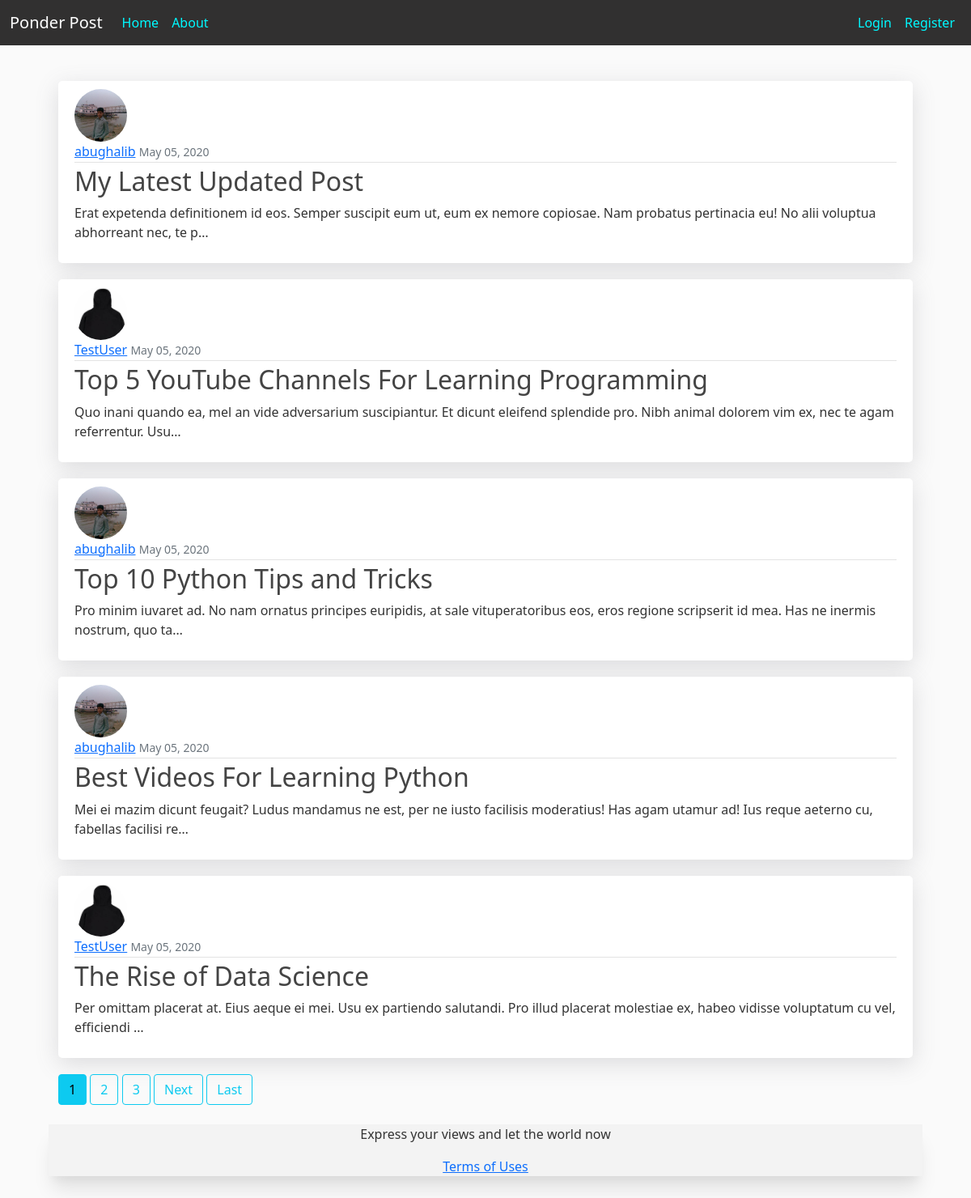
Before: / with the older database file.
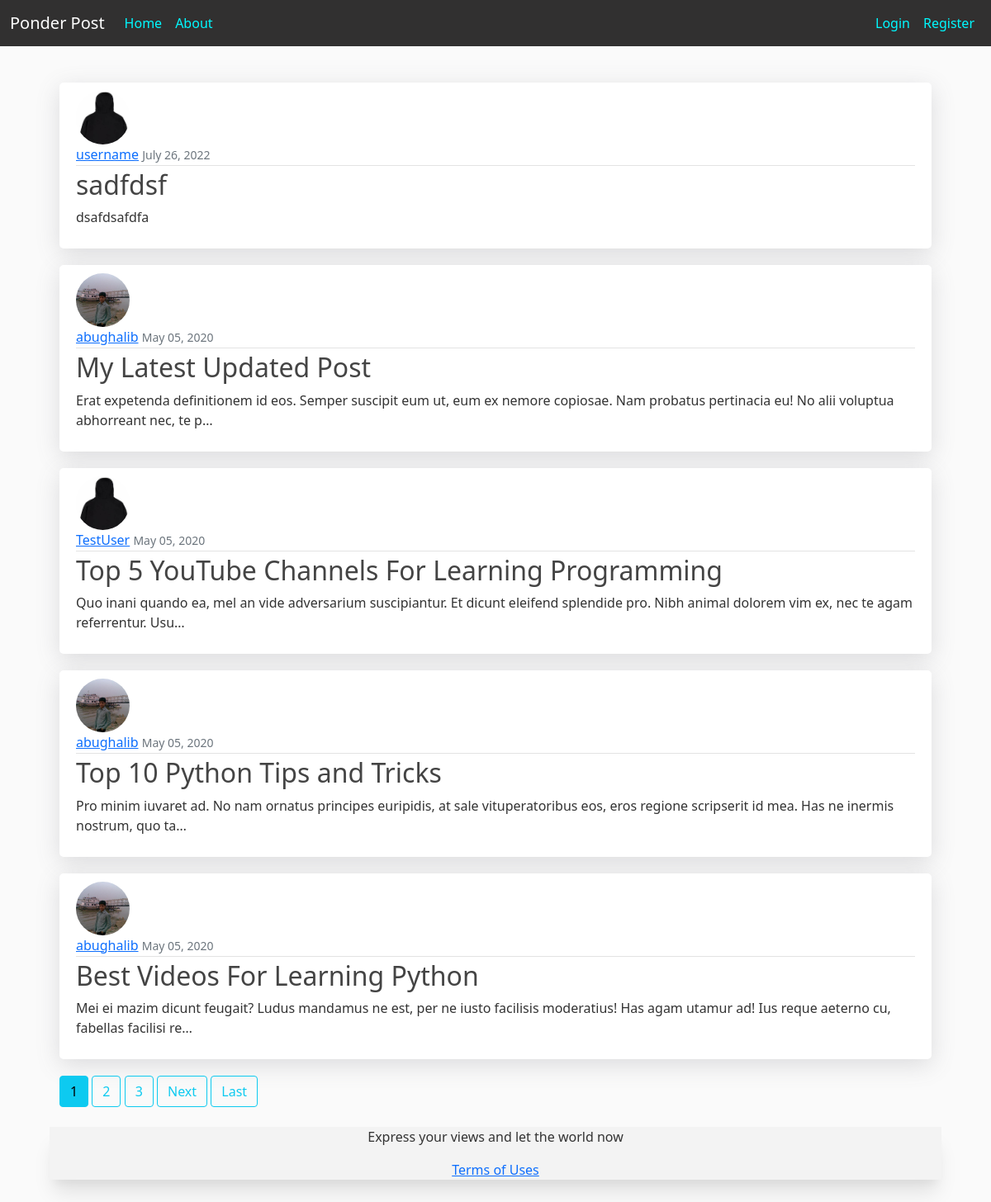
After: the same page with the newer database file.
### blog/models.py (models this page shows, shortened)
class Post(models.Model):
    title = models.CharField(max_length=100)
    content = models.TextField()
    date_posted = models.DateTimeField(default=timezone.now)
    author = models.ForeignKey(User, on_delete=models.CASCADE)

### users/models.py (models this page shows, shortened)
class Profile(models.Model):
    user = models.OneToOneField(User, on_delete=models.CASCADE)
    image = models.ImageField(default='default.jpg', upload_to='profile_pics')

### blog/views.py (the view)
# urls.py: path('', PostListView.as_view(), name='blog-home'),
class PostListView(ListView):
    model = Post
    template_name = 'blog/home.html'
    context_object_name = 'posts'
    ordering = ['-date_posted']
    paginate_by = 5

### templates/blog/home.html (shortened to what this page needs)
{% extends "blog/base.html" %}
{% block content %}
  {% for post in posts %}
    <article class="media content-section">
      <img class="rounded-circle article-img" src="{{ post.author.profile.image.url }}" alt="Profile Picture">
      <div class="media-body">
        <div class="article-metadata">
          <a class="link-primary" href="{% url 'user-posts' post.author.username %}">{{ post.author }}</a>
          <small class="text-muted">{{ post.date_posted|date:"F d, Y" }}</small>
        </div>
        <h2><a class="article-title" href="{% url 'post-detail' post.id %}">{{ post.title }}</a></h2>
        <p class="article-content">{{ post.content|truncatechars:150 }}</p>
      </div>
    </article>
  {% endfor %}
  {% if is_paginated %}
    {% for num in page_obj.paginator.page_range %}
      {% if page_obj.number == num %}
        <a class="btn btn-info mb-4" href="?page={{ num }}">{{ num }}</a>
      {% elif num > page_obj.number|add:'-3' and num < page_obj.number|add:'3' %}
        <a class="btn btn-outline-info mb-4" href="?page={{ num }}">{{ num }}</a>
      {% endif %}
    {% endfor %}
    {% if page_obj.has_next %}
      <a class="btn btn-outline-info mb-4" href="?page={{ page_obj.next_page_number }}">Next</a>
      <a class="btn btn-outline-info mb-4" href="?page={{ page_obj.paginator.num_pages }}">Last</a>
    {% endif %}
  {% endif %}
{% endblock content %}

### templates/blog/base.html (shortened to what this page needs)
{% load static %}
<!DOCTYPE html>
<html lang="en">
<head>
  <link href="https://cdn.jsdelivr.net/npm/bootstrap@5.0.2/dist/css/bootstrap.min.css" rel="stylesheet"
>
  <link rel="stylesheet" type="text/css" href="{% static 'blog/main.css' %}">
</head>
<body>
<header class="site-header">
  <nav class="navbar navbar-expand-lg navbar-dark bg-steel fixed-top">
    <div class="container-fluid">
      <a class="navbar-brand" href="{% url 'blog-home' %}">Ponder Post</a>
      <div class="collapse navbar-collapse nav-links" id="navbarNav">
        <div class="navbar-nav navbar-left">
          <a class="nav-item nav-link" href="{% url 'blog-home' %}">Home</a>
          <a class="nav-item nav-link" href="{% url 'blog-about' %}">About</a>
        </div>
        <div class="navbar-nav navbar-right">
          {% if user.is_authenticated %}
            <a class="nav-item nav-link" href="{% url 'post-create' %}">New Post</a>
            <a class="nav-item nav-link" href="{% url 'profile' %}">{{ user.username }}</a>
            <a class="nav-item nav-link" href="{% url 'logout' %}">Logout</a>
          {% else %}
            <a class="nav-item nav-link" href="{% url 'login' %}">Login</a>
            <a class="nav-item nav-link" href="{% url 'register' %}">Register</a>
          {% endif %}
        </div>
      </div>
    </div>
  </nav>
</header>
<main role="main" class="container">
  {% block content %}{% endblock %}
</main>
<footer class="footer">
  <p>Express your views and let the world now</p>
  <a href="{% url 'terms-of-uses' %}">Terms of Uses</a>
</footer>
</body>
</html>

### blog/static/blog/main.css (style rules this page uses)
body { background: #fafafa; color: #333333; margin: 100px 5%; }
h1, h2, h3, h4, h5, h6 { color: #444444; }
.bg-steel { background-color: #313030; }
.site-header .navbar-nav .nav-link { color: #00f9ff; }
.container { min-height: 100vh; }
.content-section { background: #ffffff; padding: 10px 20px; box-shadow: rgba(100, 100, 111, 0.2) 0 7px 29px 0; border-radius: 5px; margin-bottom: 20px; }
.article-title { color: #444444; text-decoration: none; transition: 0.3s; }
.article-content { white-space: pre-line; }
.article-img { height: 65px; width: 65px; margin-right: 16px; }
.article-metadata { padding-bottom: 1px; margin-bottom: 4px; border-bottom: 1px solid #e3e3e3 }
.nav-links { display: flex; flex-direction: row; justify-content: space-between; }
.footer { display: flex; flex-direction: column; justify-content: center; place-items: center; background-color: #f3f3f3; box-shadow: rgba(0, 0, 0, 0.1) 0 20px 25px -5px, rgba(0, 0, 0, 0.04) 0 10px 10px -5px; }

Changed rows visible on the page:
no longer on this page (row unchanged): Post: author.profile.image (placeholder picture), author "TestUser", date_posted "May 05, 2020", title "The Rise of Data Science", content "Per omittam placerat at. Eius aeque ei mei. Usu ex partiendo salutandi. Pro illud placerat molestiae ex, habeo vidisse voluptatum cu vel, efficiendi …"
added Post: author.profile.image (placeholder picture), author "username", date_posted "July 26, 2022", title "sadfdsf", content "dsafdsafdfa"
